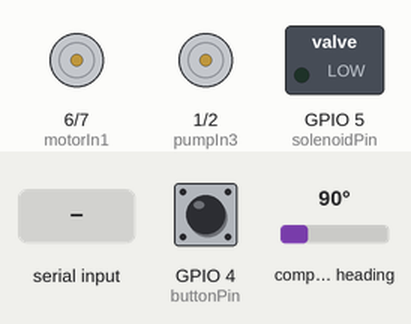
A sketch run on a simulated ESP32-C6. Shown: motor-driver pin pairs drawn as motors (green arrow = first pin HIGH = forward, orange = second pin HIGH = backward, longer = more drive, scaled by the enable pin), switched loads named in the sketch (green lamp = pin HIGH). Inputs (shaded band) come from the test bench; at power-on: GPIO 4 (buttonPin) HIGH, compass heading 90°. What the sketch prints to the serial monitor is not drawn.

Above: at 4.2 s.
4.3 s: GPIO 4 (buttonPin) pulled LOW for 0.15 s
At 4.9 s:
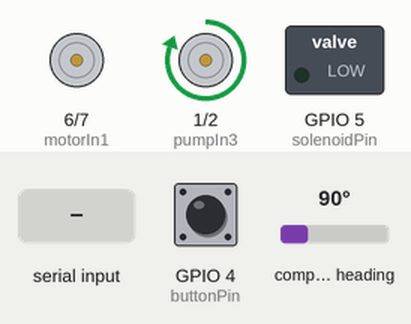
7.4 s: "STOP\n" received over Serial
At 8.7 s:
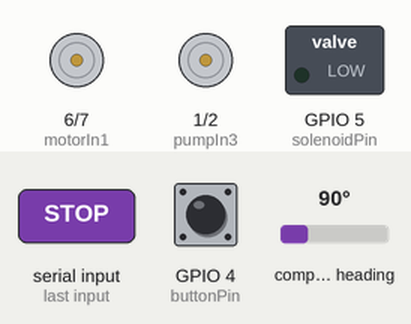
9.2 s: "PWM:\n" received over Serial
At 15.1 s:
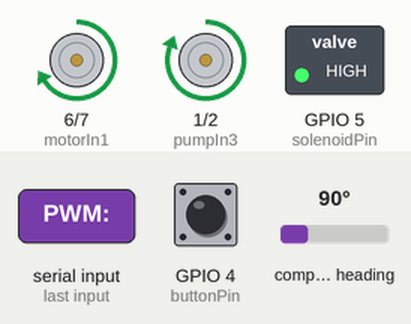
Timing chart, 0 to 28.6 s (numbered marks = the images above; inputs shaded):
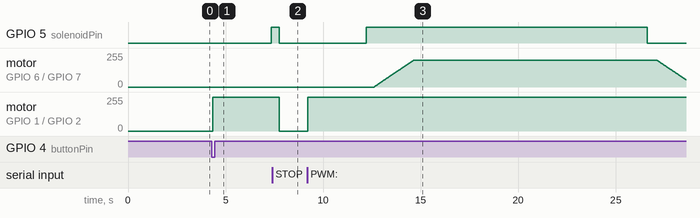

Measured:
- after the input at 4.3 s, GPIO 5 (solenoidPin): LOW → HIGH after 3.1 s; motor on GPIO 1 (pumpIn3) / GPIO 2 (pumpIn4): stopped → forward 255/255 after 0.05 s
- after the input at 7.4 s, GPIO 5 (solenoidPin): HIGH → LOW after 0.35 s; motor on GPIO 6 (motorIn1) / GPIO 7 (motorIn2): stays stopped (without the input it goes to forward 1/255 after 0.36 s); motor on GPIO 1 (pumpIn3) / GPIO 2 (pumpIn4): forward 255/255 → stopped after 0.35 s
- after the input at 9.2 s, GPIO 5 (solenoidPin): LOW → HIGH after 3.0 s, → LOW 14.4 s later; motor on GPIO 6 (motorIn1) / GPIO 7 (motorIn2): rises from stopped to forward 199/255 in 2.0 s, then falls to forward 54/255 in 14.0 s; motor on GPIO 1 (pumpIn3) / GPIO 2 (pumpIn4): stopped → forward 255/255 at once

The sketch:

esp32_uart.ino
```cpp
#include <Wire.h>
#include "AS5600.h"

/*
 * ESP32-C6: UART-controlled spinup system
 * 12V 2A power source — solenoid (TIP120) + Motor (L298N)
 *
 * Receives commands from Raspberry Pi over Serial (USB-CDC):
 *   PWM:<value>\n  — set target PWM and run spinup cycle
 *   STOP\n         — emergency stop
 *   PING\n         — health check
 *
 * Sends back:
 *   OK\n           — command acknowledged / cycle complete
 *   DETACHED\n     — spinup solenoid released
 *   PONG\n         — ping response
 */

const int buttonPin   = 4;
const int solenoidPin = 5;
const int motorIn1    = 6;
const int motorIn2    = 7;
const int motorEna    = 20;

// Pump pins (L298N Channel B)
const int pumpIn3     = 1;
const int pumpIn4     = 2;
const int pumpEnb     = 3;

// Encoder pins
const int SDA_PIN = 23;
const int SCL_PIN = 22;

AS5600 as5600;
int targetPWM = 200;  // default, overridden by PWM:<value> command
bool cycling  = false;

// Variables for RPM calculation
float currentRPM = 0;
float lastAngle = 0;
unsigned long lastRPMTime = 0;
unsigned long lastSerialUpdate = 0;

void setup() {
    Serial.begin(115200);
    delay(3000);
    Serial.println("\n--- ESP32 UART spinup controller ready ---");

    // Initialize I2C for AS5600
    Wire.begin(SDA_PIN, SCL_PIN);
    as5600.begin();

    lastAngle = getAngleDegrees();
    lastRPMTime = millis();

    pinMode(buttonPin, INPUT_PULLUP);

    pinMode(solenoidPin, OUTPUT);
    digitalWrite(solenoidPin, LOW);

    pinMode(motorIn1, OUTPUT);
    pinMode(motorIn2, OUTPUT);
    pinMode(motorEna, OUTPUT);
    ledcAttach(motorEna, 5000, 8);

    // Initialize Pump pins
    pinMode(pumpIn3, OUTPUT);
    pinMode(pumpIn4, OUTPUT);
    pinMode(pumpEnb, OUTPUT);
    ledcAttach(pumpEnb, 5000, 8);

    stopMotor();
    stopPump();
}

void loop() {
    // Update RPM background calculation
    updateRPM();

    // UART commands from Pi
    if (Serial.available()) {
        String cmd = Serial.readStringUntil('\n');
        cmd.trim();

        if (cmd.startsWith("PWM:")) {
            int val = cmd.substring(4).toInt();
            if (val >= 50 && val <= 200) {
                targetPWM = val;
            }
            // targetPWM keeps its current value (default 200) if parse fails
            runSpinupCycle();
        } else if (cmd == "STOP") {
            emergencyStop();
            Serial.println("OK");
        } else if (cmd == "PING") {
            Serial.println("PONG");
        } else if (cmd == "ANGLE") {
            Serial.println(getAngleDegrees());
        }
    }

    // Physical button trigger (for testing without Pi)
    if (digitalRead(buttonPin) == LOW && !cycling) {
        delay(50);  // debounce
        if (digitalRead(buttonPin) == LOW) {
            Serial.println("Button pressed — running cycle");
            runSpinupCycle();
            while (digitalRead(buttonPin) == LOW);  // wait for release
            delay(200);
        }
    }
}

// Background RPM calculation without delays
void updateRPM() {
    unsigned long now = millis();
    if (now - lastRPMTime >= 100) {
        float angle = getAngleDegrees();
        float diff = angle - lastAngle;

        if (diff < -180) diff += 360;
        else if (diff > 180) diff -= 360;

        currentRPM = abs((diff / (float)(now - lastRPMTime)) * (1000.0 / 360.0) * 60.0);

        lastAngle = angle;
        lastRPMTime = now;
    }
}

float getAngleDegrees() {
    return as5600.readAngle() * 360.0 / 4096.0;
}

void runSpinupCycle() {
    cycling = true;

    // Start pump 3 seconds before spinup
    startPump(255);
    delay(3000);

    if (checkStop()) return;

    // 1. Solenoid ON
    digitalWrite(solenoidPin, HIGH);
    delay(400);

    // Check for STOP during cycle
    if (checkStop()) return;

    // 2. Ramp motor up to targetPWM
    digitalWrite(motorIn1, HIGH);
    digitalWrite(motorIn2, LOW);
    for (int i = 0; i <= targetPWM; i++) {
        ledcWrite(motorEna, i);
        updateRPM();
        delay(10);
    }

    // 3. Spin at target speed - Extended to 12 seconds
    unsigned long spinStart = millis();
    while (millis() - spinStart < 12000) {
        updateRPM();
        // Stream RPM to Pi every 200ms during spinup
        if (millis() - lastSerialUpdate > 200) {
            Serial.print("LIVE_RPM:");
            Serial.println(currentRPM);
            lastSerialUpdate = millis();
        }
        if (checkStop()) return;
    }

    if (checkStop()) return;

    // 4. Release solenoid — notify Pi
    digitalWrite(solenoidPin, LOW);
    Serial.print("DETACHED Angle: ");
    Serial.print(getAngleDegrees());
    Serial.print(" FinalRPM: ");
    Serial.println(currentRPM);

    delay(500);

    // 5. Ramp motor down
    for (int i = targetPWM; i >= 0; i--) {
        ledcWrite(motorEna, i);
        updateRPM();
        delay(10);
    }

    stopMotor();

    // Keep pump on for additional time to reach total ~30s
    unsigned long pumpExtraStart = millis();
    while (millis() - pumpExtraStart < 15000) {
        updateRPM();
        if (checkStop()) return;
    }

    stopPump();

    cycling = false;
    Serial.println("OKAY");
}

void startPump(int power) {
    digitalWrite(pumpIn3, HIGH);
    digitalWrite(pumpIn4, LOW);
    ledcWrite(pumpEnb, power);
}

void stopPump() {
    digitalWrite(pumpIn3, LOW);
    digitalWrite(pumpIn4, LOW);
    ledcWrite(pumpEnb, 0);
}

void emergencyStop() {
    digitalWrite(solenoidPin, LOW);
    stopMotor();
    stopPump();
    cycling = false;
}

void stopMotor() {
    digitalWrite(motorIn1, LOW);
    digitalWrite(motorIn2, LOW);
    ledcWrite(motorEna, 0);
}

bool checkStop() {
    if (Serial.available()) {
        String cmd = Serial.readStringUntil('\n');
        cmd.trim();
        if (cmd == "STOP") {
            emergencyStop();
            Serial.println("OK");
            return true;
        }
    }
    return false;
}
```
